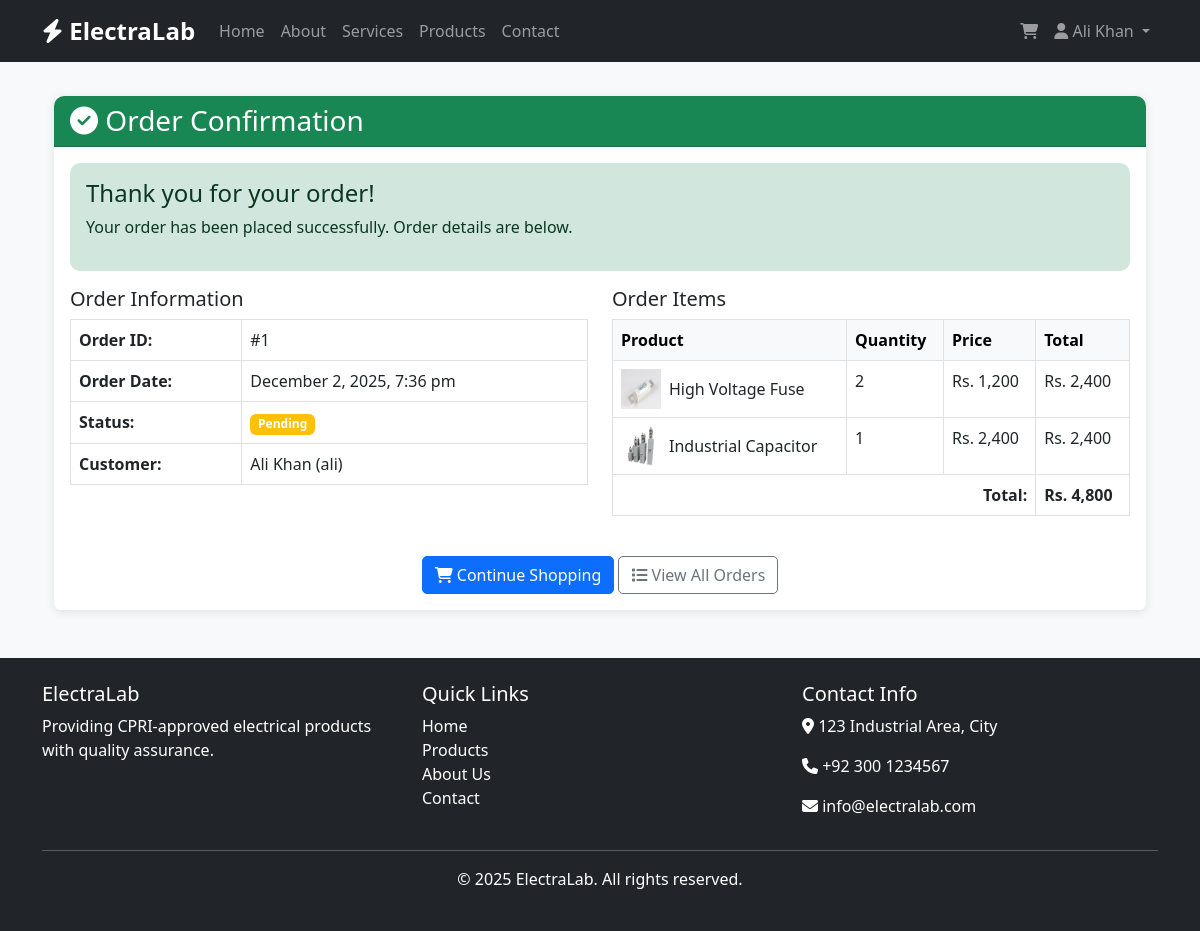
The page /frontend/order-summary.php?id=1 (signed in) on the database its author committed.
### tables this page shows
CREATE TABLE `orders` (
  `order_id` int(11) NOT NULL,
  `customer_id` int(11) NOT NULL,
  `order_date` timestamp NOT NULL DEFAULT current_timestamp(),
  `status` enum('Pending','Confirmed','Shipped','Delivered','Cancelled') DEFAULT 'Pending'
);

CREATE TABLE `users` (
  `user_id` int(11) NOT NULL,
  `full_name` varchar(100) NOT NULL,
  `username` varchar(100) NOT NULL,
  `password_hash` varchar(255) NOT NULL,
  `role_id` int(11) NOT NULL,
  `is_active` tinyint(1) DEFAULT 1,
  `created_at` timestamp NOT NULL DEFAULT current_timestamp(),
  `updated_at` timestamp NOT NULL DEFAULT current_timestamp() ON UPDATE current_timestamp()
);

CREATE TABLE `order_items` (
  `item_id` int(11) NOT NULL,
  `order_id` int(11) NOT NULL,
  `product_code` varchar(10) NOT NULL,
  `quantity` int(11) NOT NULL,
  `price` decimal(10,2) NOT NULL
);

CREATE TABLE `products` (
  `product_code` varchar(10) NOT NULL,
  `product_name` varchar(100) NOT NULL,
  `product_img` varchar(255) DEFAULT NULL,
  `manufacturer_id` int(11) NOT NULL,
  `revise_number` int(11) NOT NULL,
  `created_by` int(11) DEFAULT NULL,
  `created_at` timestamp NOT NULL DEFAULT current_timestamp(),
  `updated_at` timestamp NOT NULL DEFAULT current_timestamp() ON UPDATE current_timestamp()
);

### frontend/order-summary.php (the view, shortened to what this page needs)
<?php
include 'header.php';
include 'auth_check.php';
$order_id = intval($_GET['id']);
$user_id = $_SESSION['user_id'];
$order_query = "SELECT o.order_id, o.order_date, o.status,
                       u.full_name, u.username
                FROM orders o
                JOIN users u ON o.customer_id = u.user_id
                WHERE o.order_id = ? AND o.customer_id = ?";
$stmt = mysqli_prepare($conn, $order_query);
mysqli_stmt_bind_param($stmt, "ii", $order_id, $user_id);
mysqli_stmt_execute($stmt);
$order_result = mysqli_stmt_get_result($stmt);
if (!$order = mysqli_fetch_assoc($order_result)) {
    echo '<div class="alert alert-danger">Order not found!</div>';
    include 'footer.php';
    exit();
}
$items_query = "SELECT oi.product_code, oi.quantity, oi.price,
                       p.product_name, p.product_img
                FROM order_items oi
                JOIN products p ON oi.product_code = p.product_code
                WHERE oi.order_id = ?";
$items_stmt = mysqli_prepare($conn, $items_query);
mysqli_stmt_bind_param($items_stmt, "i", $order_id);
mysqli_stmt_execute($items_stmt);
$items_result = mysqli_stmt_get_result($items_stmt);
?>
<div class="container">
    <div class="card">
        <div class="card-header bg-success text-white">
            <h3 class="mb-0"><i class="fas fa-check-circle"></i> Order Confirmation</h3>
        </div>
        <div class="card-body">
            <div class="alert alert-success">
                <h4 class="alert-heading">Thank you for your order!</h4>
                <p>Your order has been placed successfully. Order details are below.</p>
            </div>
            <div class="row">
                <div class="col-md-6">
                    <h5>Order Information</h5>
                    <table class="table table-bordered">
                        <tr>
                            <th>Order ID:</th>
                            <td>#<?php echo $order['order_id']; ?></td>
                        </tr>
                        <tr>
                            <th>Order Date:</th>
                            <td><?php echo date('F j, Y, g:i a', strtotime($order['order_date'])); ?></td>
                        </tr>
                        <tr>
                            <th>Status:</th>
                            <td>
                                <span class="badge bg-<?php
                                    echo $order['status'] == 'Confirmed' ? 'success' :
                                         ($order['status'] == 'Pending' ? 'warning' : 'info');
                                ?>">
                                    <?php echo $order['status']; ?>
                                </span>
                            </td>
                        </tr>
                        <tr>
                            <th>Customer:</th>
                            <td><?php echo $order['full_name']; ?> (<?php echo $order['username']; ?>)</td>
                        </tr>
                    </table>
                </div>
                <div class="col-md-6">
                    <h5>Order Items</h5>
                    <div class="table-responsive">
                        <table class="table table-bordered">
                            <thead class="table-light">
                                <tr>
                                    <th>Product</th>
                                    <th>Quantity</th>
                                    <th>Price</th>
                                    <th>Total</th>
                                </tr>
                            </thead>
                            <tbody>
                                <?php
                                $subtotal = 0;
                                while ($item = mysqli_fetch_assoc($items_result)):
                                    $item_total = $item['price'] * $item['quantity'];
                                    $subtotal += $item_total;
                                ?>
                                    <tr>
                                        <td>
                                            <div class="d-flex align-items-center">
                                                <img src="./assets/<?php echo $item['product_img']; ?>"
                                                     alt="<?php echo $item['product_name']; ?>"
                                                     class="me-2" style="width: 40px; height: 40px;">
                                                <?php echo $item['product_name']; ?>
                                            </div>
                                        </td>
                                        <td><?php echo $item['quantity']; ?></td>
                                        <td>Rs. <?php echo number_format($item['price']); ?></td>
                                        <td>Rs. <?php echo number_format($item_total); ?></td>
                                    </tr>
                                <?php endwhile; ?>
                            </tbody>
                            <tfoot>
                                <tr>
                                    <td colspan="3" class="text-end"><strong>Total:</strong></td>
                                    <td><strong>Rs. <?php echo number_format($subtotal); ?></strong></td>
                                </tr>
                            </tfoot>
                        </table>
                    </div>
                </div>
            </div>
            <div class="mt-4 text-center">
                <a href="products.php" class="btn btn-primary">
                    <i class="fas fa-shopping-cart"></i> Continue Shopping
                </a>
                <a href="my-orders.php" class="btn btn-outline-secondary">
                    <i class="fas fa-list"></i> View All Orders
                </a>
            </div>
        </div>
    </div>
</div>
<?php include 'footer.php'; ?>

### frontend/assets/css/style.css (style rules this page uses)
:root { --primary-color: #7fa3d8; --secondary-color: #6c757d; --success-color: #198754; --danger-color: #dc3545; --warning-color: #ffc107; --light-color: #f8f9fa; --dark-color: #212529; }
body { font-family: 'Segoe UI', Tahoma, Geneva, Verdana, sans-serif; background-color: #f8f9fa; }
.card { border: none; box-shadow: 0 2px 10px rgba(0,0,0,0.1); }
.card-header { border-radius: 10px 10px 0 0 !important; }
.alert { border-radius: 10px; border: none; }
.btn { border-radius: 5px; font-weight: 500; }

### rows shown on the page
orders: order_id "1", order_date "December 2, 2025, 7:36 pm", status "Pending", customer.full_name "Ali Khan", customer.username "ali"
order_items: product_code.product_img (picture), product_code.product_name "High Voltage Fuse", quantity "2", price "1,200", item_total "2,400"
order_items: product_code.product_img (picture), product_code.product_name "Industrial Capacitor", quantity "1", price "2,400", item_total "2,400"

### other values the page prints
$_SESSION['full_name'] "Ali Khan"
$subtotal "4,800"
